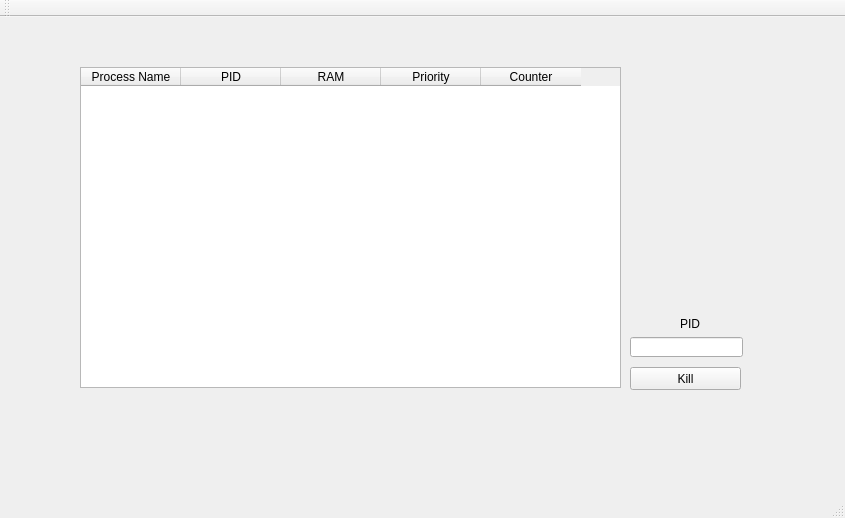
<?xml version="1.0" encoding="UTF-8"?>
<ui version="4.0">
 <class>mainwindowClass</class>
 <widget class="QMainWindow" name="mainwindowClass">
  <property name="geometry">
   <rect>
    <x>0</x>
    <y>0</y>
    <width>845</width>
    <height>518</height>
   </rect>
  </property>
  <property name="windowTitle">
   <string>mainwindow</string>
  </property>
  <widget class="QWidget" name="centralWidget">
   <widget class="QTableWidget" name="ProcessTable">
    <property name="geometry">
     <rect>
      <x>80</x>
      <y>50</y>
      <width>541</width>
      <height>321</height>
     </rect>
    </property>
    <column>
     <property name="text">
      <string>Process Name</string>
     </property>
    </column>
    <column>
     <property name="text">
      <string>PID</string>
     </property>
    </column>
    <column>
     <property name="text">
      <string>RAM</string>
     </property>
    </column>
    <column>
     <property name="text">
      <string>Priority</string>
     </property>
    </column>
    <column>
     <property name="text">
      <string>Counter</string>
     </property>
    </column>
   </widget>
   <widget class="QLabel" name="label">
    <property name="geometry">
     <rect>
      <x>680</x>
      <y>300</y>
      <width>47</width>
      <height>13</height>
     </rect>
    </property>
    <property name="text">
     <string>PID</string>
    </property>
   </widget>
   <widget class="QLineEdit" name="TextEditPID">
    <property name="geometry">
     <rect>
      <x>630</x>
      <y>320</y>
      <width>113</width>
      <height>20</height>
     </rect>
    </property>
   </widget>
   <widget class="QPushButton" name="pushButton">
    <property name="geometry">
     <rect>
      <x>630</x>
      <y>350</y>
      <width>111</width>
      <height>23</height>
     </rect>
    </property>
    <property name="text">
     <string>Kill</string>
    </property>
   </widget>
  </widget>
  <widget class="QMenuBar" name="menuBar">
   <property name="geometry">
    <rect>
     <x>0</x>
     <y>0</y>
     <width>845</width>
     <height>21</height>
    </rect>
   </property>
  </widget>
  <widget class="QToolBar" name="mainToolBar">
   <attribute name="toolBarArea">
    <enum>TopToolBarArea</enum>
   </attribute>
   <attribute name="toolBarBreak">
    <bool>false</bool>
   </attribute>
  </widget>
  <widget class="QStatusBar" name="statusBar"/>
 </widget>
 <layoutdefault spacing="6" margin="11"/>
 <resources>
  <include location="mainwindow.qrc"/>
 </resources>
 <connections/>
</ui>
